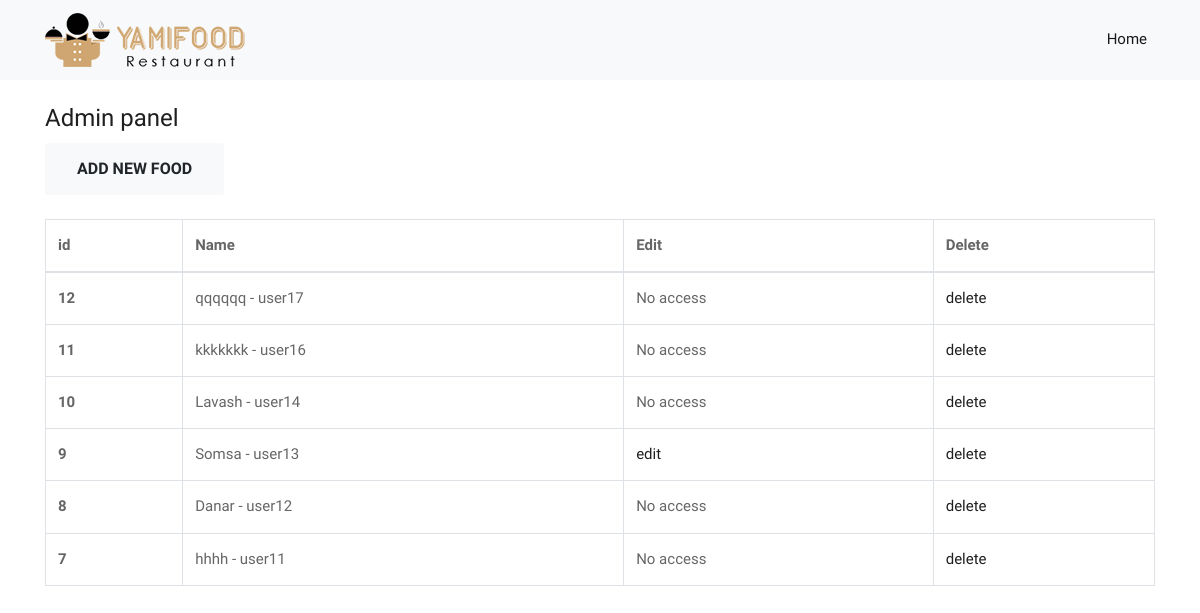
/create (signed in), run on the app's committed database.
### foods/models.py (models this page shows, shortened)
class Foods(models.Model):
    author = models.ForeignKey(User, on_delete = models.CASCADE, verbose_name = 'Owner', blank = True,null = True)
    name = models.CharField(max_length = 50)
    description = models.TextField()
    price = models.IntegerField()
    class Meta:
        verbose_name_plural = 'Foods'

### foods/views.py (the view, shortened to what this page needs)
# urls.py: path('create', views.FoodCreateView.as_view(), name="create"),
class FoodCreateView(LoginRequiredMixin,CustomsuccessMessageMixin,CreateView):
    model = Foods
    template_name = 'create.html'
    form_class = FoodsForm
    success_url = reverse_lazy('create')
    success_msg = 'Successfully added'
    def get_context_data(self,**kwargs):
        kwargs['list_food'] = Foods.objects.all().order_by('-id')
        return super().get_context_data(**kwargs)

### foods/templates/create.html (shortened to what this page needs)
{% load static %}
<!DOCTYPE html>
<html lang="ru">
<head>
    <link rel="stylesheet" type="text/css" href="{% static 'css/style.css' %}">
    <link rel="stylesheet" href="{% static 'css/bootstrap.min.css' %}">
    <link rel="stylesheet" href="{% static 'css/style.css' %}">
    <link rel="stylesheet" href="{% static 'css/responsive.css' %}">
    <link rel="stylesheet" href="{% static 'css/custom.css' %}">
</head>
<body>
		<nav class="navbar navbar-expand-lg navbar-light bg-light">
			<div class="container">
				<a class="navbar-brand" href="index.html">
					<img src="{% static 'images/logo.png' %}" alt="" />
				</a>
				<div class="collapse navbar-collapse" id="navbars-rs-food">
					<ul class="navbar-nav ml-auto">
						<li class="nav-item active"><a class="nav-link" href="/">Home</a></li>
					</ul>
				</div>
			</div>
		</nav>
        <div class="container">
            <h1 class="mt-4">Admin panel</h1>
            <button type="button" class="btn btn-light" data-toggle="modal" data-target="#exampleModal">
                Add new food
            </button>
            {% if edit %}
                <h4 class="mt-4">Edit</h4>
                {% if success_edit %}
                <h4 class="mt-4 text-danger mt-4">Successfully edited</h4>
                {% endif %}
                <a class="btn btn-light" href="{% url 'create' %}">Back</a>
                <form id="edit_form" method="post">
                    {% csrf_token %}
                    {{ form }}
                </form>
                <button form="edit_form" type="submit" class="btn btn-light mt-4">Edit</button>
            {% else %}
            <table class="table table-bordered mt-4">
                <thead>
                <tr>
                    <th scope="col">id</th>
                    <th scope="col">Name</th>
                    <th scope="col">Edit</th>
                    <th scope="col">Delete</th>
                </tr>
                </thead>
                <tbody>
                {% for food in list_food %}
                <tr>
                    <th scope="row">{{ food.id }}</th>
                    <td>{{ food.name }} - {{ food.author }}</td>
                    <td>
                        {% if request.user == food.author %}
                        <a href="{% url 'edit' food.id %}">edit</a>
                        {% else %}
                        No access
                        {% endif %}
                    </td>
                    <td><a href="{% url 'delete' food.id %}">delete</a></td>
                </tr>
                {% endfor %}
                </tbody>
            </table>
            {% endif %}
        </div>
</body>
</html>

### static/css/style.css (style rules this page uses)
body { color: #666666; font-size: 15px; font-family: 'Athiti', sans-serif; line-height: 1.80857; }
a { color: #1f1f1f; text-decoration: none !important; outline: none !important; -webkit-transition: all .3s ease-in-out; -moz-transition: all .3s ease-in-out; -ms-transition: all .3s ease-in-out; -o-transition: all .3s ease-in-out; transition: all .3s ease-in-out; }
h1, h2, h3, h4, h5, h6 { letter-spacing: 0; font-weight: normal; position: relative; padding: 0 0 10px 0; font-weight: normal; line-height: 120% !important; color: #1f1f1f; margin: 0 }
h1 { font-size: 24px }
a { color: #1f1f1f; text-decoration: none; outline: none; }
a, .btn { text-decoration: none !important; outline: none !important; -webkit-transition: all .3s ease-in-out; -moz-transition: all .3s ease-in-out; -ms-transition: all .3s ease-in-out; -o-transition: all .3s ease-in-out; transition: all .3s ease-in-out; }
ul, li, ol { list-style: none; margin: 0px; padding: 0px; }
.btn { text-transform: uppercase; padding: 19px 36px; }
.btn { display: inline-block; font-weight: 600; text-align: center; white-space: nowrap; vertical-align: middle; -webkit-user-select: none; -moz-user-select: none; -ms-user-select: none; user-select: none; border: 2px solid transparent; padding: 12px 30px; font-size: 16px; line-height: 1.5; border-radius: .1875rem; transition: color .15s ease-in-out, background-color .15s ease-in-out, border-color .15s ease-in-out, box-shadow .15s ease-in-out; }

### data on the page
Foods: id "12", name "qqqqqq", author "user17", shows "No access"
Foods: id "11", name "kkkkkkk", author "user16", shows "No access"
Foods: id "10", name "Lavash", author "user14", shows "No access"
Foods: id "9", name "Somsa", author "user13", shows "edit"
Foods: id "8", name "Danar", author "user12", shows "No access"
Foods: id "7", name "hhhh", author "user11", shows "No access"
